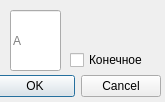
<?xml version="1.0" encoding="UTF-8"?>
<ui version="4.0">
 <class>changeStateWindow</class>
 <widget class="QDialog" name="changeStateWindow">
  <property name="geometry">
   <rect>
    <x>0</x>
    <y>0</y>
    <width>165</width>
    <height>102</height>
   </rect>
  </property>
  <property name="windowTitle">
   <string>Состояние</string>
  </property>
  <widget class="QDialogButtonBox" name="buttonBox">
   <property name="geometry">
    <rect>
     <x>-180</x>
     <y>70</y>
     <width>341</width>
     <height>32</height>
    </rect>
   </property>
   <property name="orientation">
    <enum>Qt::Horizontal</enum>
   </property>
   <property name="standardButtons">
    <set>QDialogButtonBox::Cancel|QDialogButtonBox::Ok</set>
   </property>
  </widget>
  <widget class="QCheckBox" name="isFinalBox">
   <property name="geometry">
    <rect>
     <x>70</x>
     <y>50</y>
     <width>76</width>
     <height>20</height>
    </rect>
   </property>
   <property name="text">
    <string>Конечное</string>
   </property>
  </widget>
  <widget class="QLineEdit" name="nameEdit">
   <property name="geometry">
    <rect>
     <x>10</x>
     <y>10</y>
     <width>51</width>
     <height>61</height>
    </rect>
   </property>
   <property name="styleSheet">
    <string notr="true">font: 48pt &quot;Times New Roman&quot;;</string>
   </property>
   <property name="maxLength">
    <number>1</number>
   </property>
   <property name="placeholderText">
    <string>A</string>
   </property>
  </widget>
 </widget>
 <resources/>
 <connections>
  <connection>
   <sender>buttonBox</sender>
   <signal>accepted()</signal>
   <receiver>changeStateWindow</receiver>
   <slot>accept()</slot>
   <hints>
    <hint type="sourcelabel">
     <x>248</x>
     <y>254</y>
    </hint>
    <hint type="destinationlabel">
     <x>157</x>
     <y>274</y>
    </hint>
   </hints>
  </connection>
  <connection>
   <sender>buttonBox</sender>
   <signal>rejected()</signal>
   <receiver>changeStateWindow</receiver>
   <slot>reject()</slot>
   <hints>
    <hint type="sourcelabel">
     <x>316</x>
     <y>260</y>
    </hint>
    <hint type="destinationlabel">
     <x>286</x>
     <y>274</y>
    </hint>
   </hints>
  </connection>
 </connections>
</ui>
